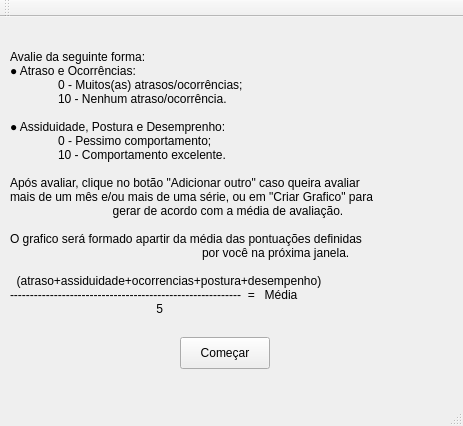
<?xml version="1.0" encoding="UTF-8"?>
<ui version="4.0">
 <class>MainWindow</class>
 <widget class="QMainWindow" name="MainWindow">
  <property name="geometry">
   <rect>
    <x>0</x>
    <y>0</y>
    <width>463</width>
    <height>426</height>
   </rect>
  </property>
  <property name="windowTitle">
   <string>MainWindow</string>
  </property>
  <widget class="QWidget" name="centralWidget">
   <widget class="QLabel" name="label">
    <property name="geometry">
     <rect>
      <x>10</x>
      <y>-10</y>
      <width>431</width>
      <height>351</height>
     </rect>
    </property>
    <property name="text">
     <string>Avalie da seguinte forma:
● Atraso e Ocorrências:
	0 - Muitos(as) atrasos/ocorrências;
	10 - Nenhum atraso/ocorrência.
	
● Assiduidade, Postura e Desemprenho:
	0 - Pessimo comportamento;
	10 - Comportamento excelente.

Após avaliar, clique no botão &quot;Adicionar outro&quot; caso queira avaliar 
mais de um mês e/ou mais de uma série, ou em &quot;Criar Grafico&quot; para 
		  gerar de acordo com a média de avaliação.
	
O grafico será formado apartir da média das pontuações definidas  
				por você na próxima janela.

  (atraso+assiduidade+ocorrencias+postura+desempenho)
----------------------------------------------------------  =   Média
                                            5</string>
    </property>
   </widget>
   <widget class="QPushButton" name="pushButton">
    <property name="geometry">
     <rect>
      <x>180</x>
      <y>320</y>
      <width>90</width>
      <height>32</height>
     </rect>
    </property>
    <property name="text">
     <string>Começar</string>
    </property>
   </widget>
  </widget>
  <widget class="QMenuBar" name="menuBar">
   <property name="geometry">
    <rect>
     <x>0</x>
     <y>0</y>
     <width>463</width>
     <height>28</height>
    </rect>
   </property>
  </widget>
  <widget class="QToolBar" name="mainToolBar">
   <attribute name="toolBarArea">
    <enum>TopToolBarArea</enum>
   </attribute>
   <attribute name="toolBarBreak">
    <bool>false</bool>
   </attribute>
  </widget>
  <widget class="QStatusBar" name="statusBar"/>
 </widget>
 <layoutdefault spacing="6" margin="11"/>
 <resources/>
 <connections/>
</ui>
